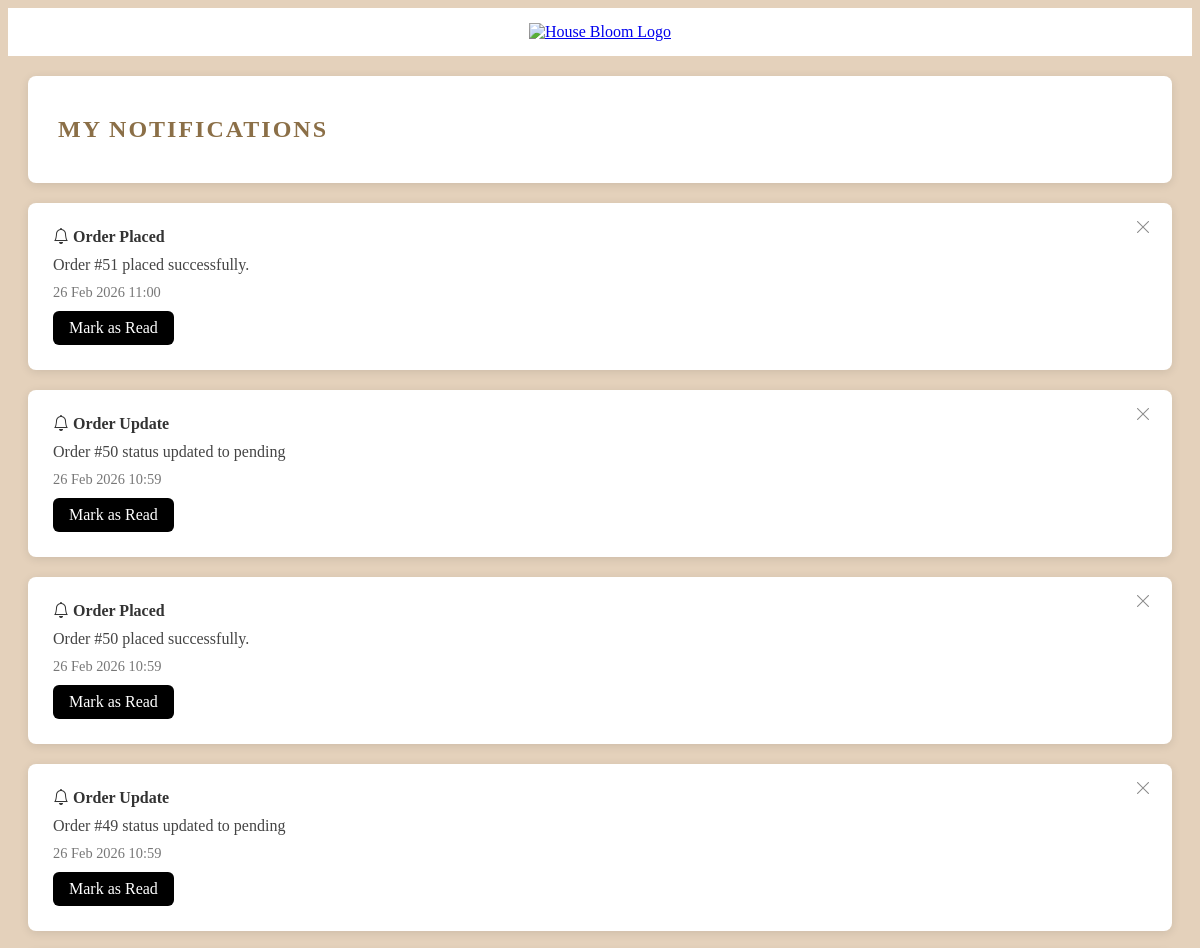
The page /notifications/ (signed in, upper part) on the database as committed earlier.
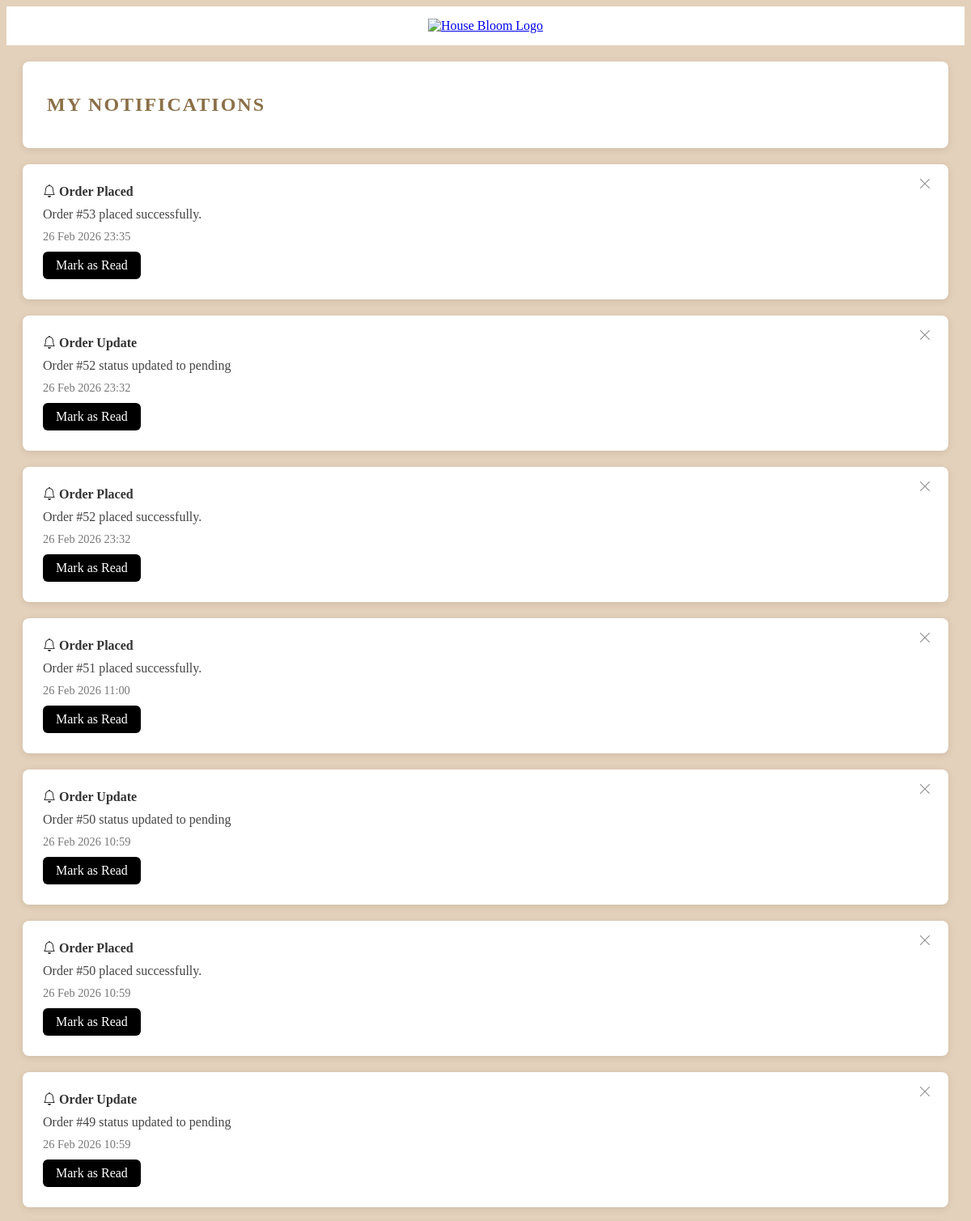
The same page on the database as committed later.
### bloom/models.py (models this page shows, shortened)
class Notification(models.Model):
    user = models.ForeignKey(User, on_delete=models.CASCADE)
    title = models.CharField(max_length=255)
    message = models.TextField()
    is_read = models.BooleanField(default=False)
    created_at = models.DateTimeField(auto_now_add=True)

### bloom/views.py (the view)
# urls.py: path("notifications/", views.notifications, name="notifications"),
@login_required
def notifications(request):
    notes = Notification.objects.filter(
        user=request.user
    ).order_by("-created_at")
    return render(request, "notifications.html", {
        "notifications": notes
    })

### bloom/templates/notifications.html (shortened to what this page needs)
<!DOCTYPE html>
<html lang="en">
<head>
<link href="https://cdnjs.cloudflare.com/ajax/libs/bootstrap-icons/1.11.1/font/bootstrap-icons.min.css" rel="stylesheet">
</head>
<body>
<section class="logo-section">
    <a href="/">
    <img src="/media/logo1.png" alt="House Bloom Logo" class="logo">
    </a>
</section>
<div class="notifications-wrapper">
<div class="notifications-header">
<h2>My Notifications</h2>
</div>
{% for note in notifications %}
<div class="notification-card">
<form method="post"
      action="{% url 'delete_notification' note.id %}"
      class="delete-form">
    <button type="submit" class="delete-cross">
        <i class="bi bi-x-lg"></i>
    </button>
</form>
<div class="notification-title">
<i class="bi bi-bell"></i>
{{ note.title }}
</div>
<div class="notification-message">
{{ note.message }}
</div>
<div class="notification-date">
{{ note.created_at|date:"d M Y H:i" }}
</div>
{% if not note.is_read %}
<a href="{% url 'mark_read' note.id %}" class="read-btn">
Mark as Read
</a>
{% endif %}
</div>
{% empty %}
<p>No notifications yet.</p>
{% endfor %}
</div>
</body>
</html>

Rows that differ between the two databases and show on the page:
added Notification: title "Order Placed", message "Order #53 placed successfully.", created_at "26 Feb 2026 23:35", is_read "Mark as Read"
added Notification: title "Order Update", message "Order #52 status updated to pending", created_at "26 Feb 2026 23:32", is_read "Mark as Read"
added Notification: title "Order Placed", message "Order #52 placed successfully.", created_at "26 Feb 2026 23:32", is_read "Mark as Read"
